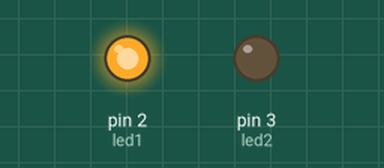
Simulated run of this sketch. Board: Arduino Uno, built with avr-gcc and run on an emulated ATmega328P. Parts: output pins drawn as LEDs (lit = HIGH).

Above: at 0.1 s.
Timing chart, 0 to 1.6 s (numbered marks = the images above):
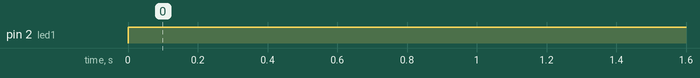

The sketch:

barra_de_leds.ino
```cpp
#define led1 2
#define led2 3

void setup() {
  // put your setup code here, to run once:
  Serial.begin(9600);
  pinMode(led1, OUTPUT);
  pinMode(led2, OUTPUT);

}

void loop() {
  // put your main code here, to run repeatedly:
  digitalWrite(led1, HIGH);
}
```

Measured:
- by itself, pin 2 (led1): LOW → HIGH at 0.00 s
